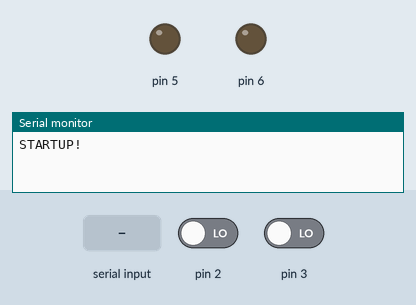
Recording of a sketch running on a simulated Arduino Uno, built with avr-gcc and run on an emulated ATmega328P. Parts: output pins drawn as LEDs (lit = HIGH), the last lines printed to the serial monitor. The inputs (shaded band) are chosen by the test bench; at power-on: pin 2 LOW, pin 3 LOW.

Above: at 1.7 s.
1.8 s: "30,150,10\n" received over Serial
At 3.87 s:
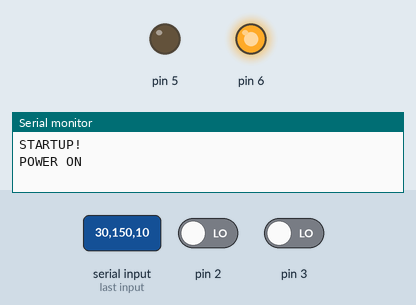
At 4.3 s:
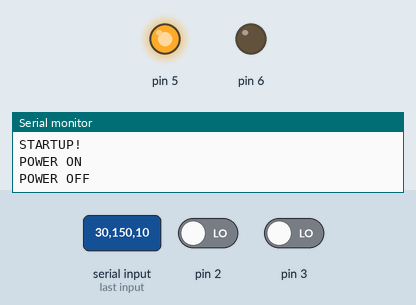
4.8 s: pin 2 driven HIGH
6.3 s: "90,45,200\n" received over Serial
9.3 s: "90,45\n" received over Serial
12.3 s: pin 2 driven LOW and pin 3 driven HIGH
15.3 s: pin 2 driven HIGH
At 16.1 s:
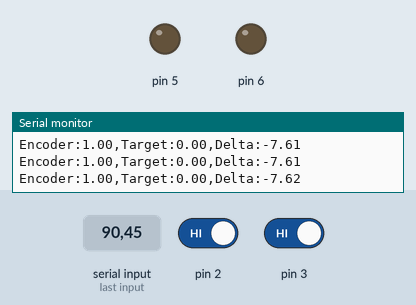
Timing chart, 0 to 18.3 s (numbered marks = the images above; inputs shaded):
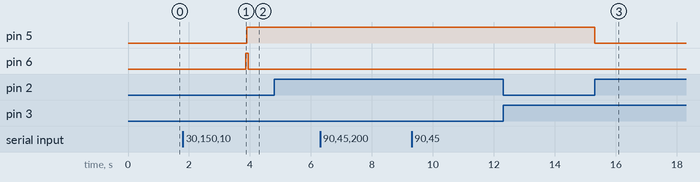

The sketch:

core_with_relay.ino
```cpp
#include <PID_v1.h>


long index = 0;
long prev_index = 0;

unsigned long curr_time;
unsigned long prev_time = 0;
unsigned int sensor1;
unsigned int sensor2;
long pmeter;
unsigned long interval = 20;
long direction = -1;
long prev_dir;
long speed = 255;
int power;
int prev_phase;
int reverse = 0;
int steps = 36;
int aval;
int bval;
int req_pos;

int SET = 10;
int direction_lookup[4] = {
  -1, 1, 1, -1,
};
class SimpleBLDCServo {
  private:

    double target_position;
    double velocity;
    double target_velocity;
    double output_position_delta, output_position_magnitude;
    double output_velocity_delta;
    bool encoder_changed;
    PID position_pid;
    PID velocity_pid;
    int direction;

  public:
    double curr_encoder;
    double previous_encoder_value;
    SimpleBLDCServo():
      position_pid(&curr_encoder, &output_position_delta, &target_position, 7.0, 0.1, 0.03, DIRECT),
      velocity_pid(&velocity, &output_velocity_delta, &target_velocity, 2.5, 0.0, 0.0, DIRECT)
    {
        previous_encoder_value=0;
        curr_encoder = 0;
    }
    int get_pos(){
      return curr_encoder;
    }
    bool is_moving(){
      return encoder_changed;
    }

    void init_pids(int _interval)
    {
      position_pid.SetMode(AUTOMATIC);
      position_pid.SetOutputLimits(-255, 255);
      position_pid.SetSampleTime(_interval);

      velocity_pid.SetMode(AUTOMATIC);
      velocity_pid.SetOutputLimits(-255, 255);
      velocity_pid.SetSampleTime(_interval);


      direction = 0;
    }

    void init_targets(double init_targ_pos, double init_targ_vel)
    {
       target_position = init_targ_pos;
       target_velocity = init_targ_vel;
    }
    void poke(){
        digitalWrite(5, LOW);
        delay(40);
        digitalWrite(5, HIGH);
        delay(40);
        /*
        digitalWrite(5, LOW);
        delay(180);
        digitalWrite(5, HIGH);
        delay(180);
        */
    }

    void dump()
    {
      Serial.print("Encoder:");
      Serial.print(curr_encoder);
      Serial.print(",");
      Serial.print("Target:");
      Serial.print(target_position);
      Serial.print(",");
      Serial.print("Delta:");
      Serial.println(output_position_delta);
    }
    void set_to_off(){
      speed = 0;
    }
    int has_arrived(){
      return curr_encoder == target_position;
    }

    void cycle()
    {
      encoder_changed = false;
      velocity = abs(curr_encoder - previous_encoder_value);

      position_pid.Compute();
      velocity_pid.Compute();
      output_position_magnitude = abs(output_position_delta);
      output_position_magnitude = constrain(output_position_magnitude, 0, abs(output_velocity_delta));
      speed = output_position_magnitude;

      reverse = output_position_delta < 0;

      if(previous_encoder_value != curr_encoder){
        encoder_changed = true;
      }
    }
};

SimpleBLDCServo servo;


void setup() {
  // put your setup code here, to run once:
  pinMode(5, OUTPUT);
  pinMode(6, OUTPUT);
  pinMode(2, INPUT);
  pinMode(3, INPUT);
  attachInterrupt(digitalPinToInterrupt(2), set_polarity, CHANGE);
  // attachInterrupt(digitalPinToInterrupt(3), set_polarity, CHANGE);
  Serial.begin(9600);
  prev_time = millis();
  power = 0;
  servo.init_pids(interval);
  // servo.init_targets(0.0, 64);
  delay(500);
  Serial.println("STARTUP!");
}

void set_polarity(){
  aval = digitalRead(2);
  bval = digitalRead(3);

  int dir = direction_lookup[aval * 2 + bval];
  servo.previous_encoder_value = servo.curr_encoder;
  servo.curr_encoder += dir;
  speed = 255;
  if(reverse){
    if(aval == HIGH){
        digitalWrite(5, LOW);
    } else {
        analogWrite(5, speed);
    }
    index--;
  } else {
    if(aval == LOW){
        digitalWrite(5, LOW);
    } else {
        analogWrite(5, speed);
    }
    index++;
  }
}

void loop() {
  curr_time = millis();
  if((curr_time - prev_time) >= interval){
    prev_time = curr_time;
    if(Serial.available()){
        int cmd = Serial.parseInt();
        if(cmd == SET){
          req_pos = Serial.parseFloat();
          speed = Serial.parseFloat();
          servo.init_targets(req_pos, speed);

          digitalWrite(6, HIGH);
          power = 1;
          Serial.println("POWER ON");
          servo.poke();

        }
    }

    if( servo.curr_encoder != servo.previous_encoder_value){
      servo.dump();
    }

    prev_index = index;
    if( servo.has_arrived()  && power){
      digitalWrite(6, LOW);
      power = 0;
      Serial.println("POWER OFF");
    }
    servo.cycle();

  }
}
```

Measured:
- after the input at 1.8 s, pin 5: LOW → HIGH after 2.1 s; pin 6: LOW → HIGH after 2.1 s, → LOW 0.08 s later
- after the input at 15.3 s, pin 5: HIGH → LOW at once
